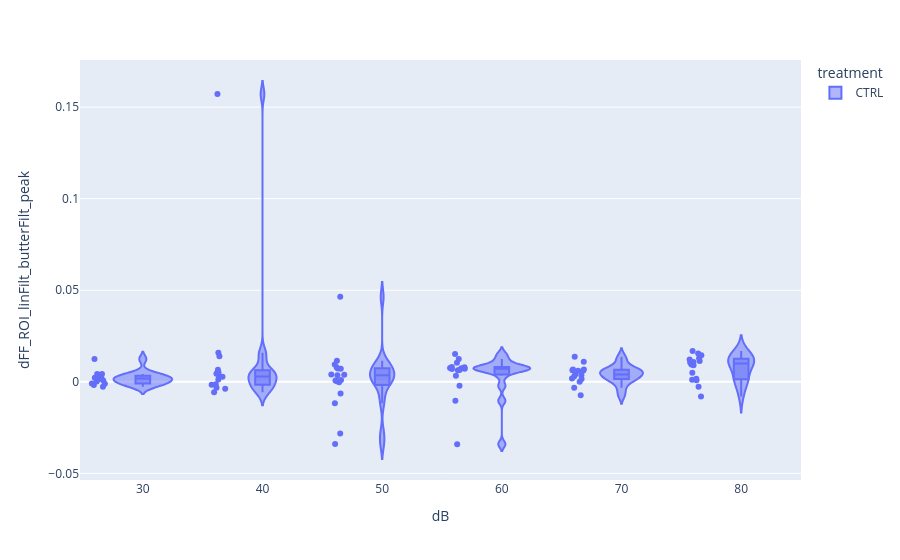

Source (notebook cell):
### Code cell
# TODO: add this to experiment_oop.py
import plotly.express as px

fig = px.violin(e0.df, y="dFF_ROI_linFilt_butterFilt_peak", x="dB", color="treatment", box=True, points='all')
fig.show()

### Figure 1 — Plotly figure (JSON) as saved in the notebook; plotly's stock layout.template omitted (floating-point values rounded to 4 significant figures)
{"data": [{"alignmentgroup": "True", "box": {"visible": true}, "hovertemplate": "treatment=CTRL<br>dB=%{x}<br>dFF_ROI_linFilt_butterFilt_peak=%{y}<extra></extra>", "legendgroup": "CTRL", "marker": {"color": "#636efa"}, "name": "CTRL", "offsetgroup": "CTRL", "orientation": "v", "points": "all", "scalegroup": "True", "showlegend": true, "type": "violin", "x": [40, 50, 70, 60, 80, 40, 30, 70, 80, 50, 60, 80, 60, 40, 50, 70, 30, 40, 50, 30, 80, 70, 60, 40, 60, 50, 70, 80, 30, 30, 50, 40, 60, 70, 80, 70, 60, 30, 80, 50, 40, 60, 80, 40, 50, 70, 30, 80, 30, 70, 40, 50, 60, 30, 80, 60, 40, 70, 50, 50, 60, 40, 80, 70, 30, 80, 30, 60, 50, 40, 70, 80, 70, 50, 60, 40, 30, 60, 80, 30, 70, 40, 50, 30, 50, 70, 40, 80, 60, 80, 50, 50], "x0": " ", "xaxis": "x", "y": [0.004336, 0.0003012, 0.006674, 0.008075, 0.009067, 0.01592, -0.00102, -0.003319, 0.01289, -0.00641, 0.01038, 0.01052, 0.00642, -0.005653, -0.0002594, 0.00396, -0.0009817, 0.005174, 0.007212, 0.00426, 0.01135, 0.003635, 0.007976, -0.003761, -0.03404, 0.01152, 0.00601, 0.0168, 0.0006548, 0.004323, -0.02817, 0.004575, 0.006983, 0.001517, -0.00267, 0.006315, 0.007161, 0.002124, 0.004987, 0.007827, 0.001206, 0.01513, 0.01449, -0.003256, 0.003519, 0.01368, -0.001702, 0.01223, 0.003359, 0.001743, 0.01397, 0.0009517, 0.006286, -0.002666, 0.01075, 0.01246, 0.002912, 9.19e-05, -0.01172, 0.003808, -0.002206, -0.001405, 0.01549, -0.007363, 0.01241, 0.0008033, 0.0001245, 0.007593, 0.007128, 0.0066, 0.01094, 0.001173, 0.00603, 0.003916, -0.01034, -0.001651, 0.002184, 0.007438, 0.009457, 0.001374, 0.002942, 0.00282, 0.0007211, 0.002188, 0.009434, 0.006745, 0.1571, 0.001635, 0.003246, -0.008058, -0.03399, 0.04637], "y0": " ", "yaxis": "y"}], "layout": {"legend": {"title": {"text": "treatment"}, "tracegroupgap": 0}, "margin": {"t": 60}, "violinmode": "group", "xaxis": {"anchor": "y", "domain": [0, 1], "title": {"text": "dB"}}, "yaxis": {"anchor": "x", "domain": [0, 1], "title": {"text": "dFF_ROI_linFilt_butterFilt_peak"}}}}
